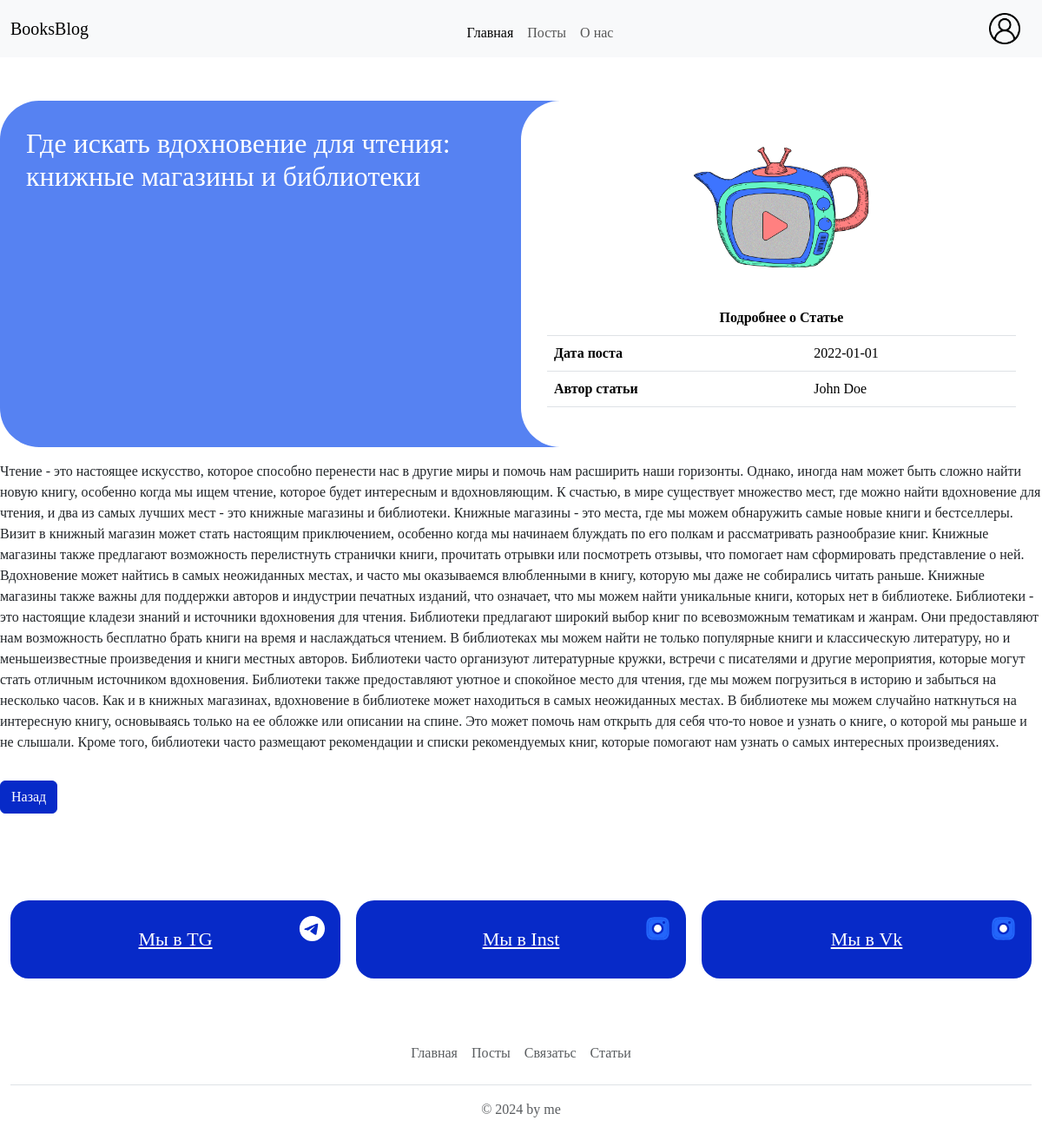
Page /book-blog-practice/article.php?id=1 on the committed database.
### tables this page shows
CREATE TABLE `Article` (
  `Article_ID` int(11) NOT NULL,
  `Title` varchar(155) NOT NULL,
  `Text` varchar(15555) NOT NULL,
  `Date` varchar(155) NOT NULL,
  `img` varchar(155) DEFAULT NULL,
  `User_ID` int(11) NOT NULL,
  `bg` varchar(155) NOT NULL
);

CREATE TABLE `User` (
  `User_ID` int(11) NOT NULL,
  `Name` varchar(155) NOT NULL,
  `Surname` varchar(155) NOT NULL,
  `phoneNumber` varchar(155) NOT NULL,
  `password` varchar(155) NOT NULL,
  `login` varchar(155) NOT NULL,
  `Role_ID` int(11) NOT NULL
);

### book-blog-practice/article.php (the view, shortened to what this page needs)
<!DOCTYPE html>
<html lang="en">
<head>
    <link href="https://cdn.jsdelivr.net/npm/bootstrap@5.3.2/dist/css/bootstrap.min.css" rel="stylesheet">
    <link rel="stylesheet" href="style/index.css">
</head>
<body>
    <nav class="navbar navbar-expand-lg bg-body-tertiary">
        <div class="container">
            <a class="navbar-brand" href="index.php">BooksBlog</a>
            <div class="collapse navbar-collapse" id="navbarSupportedContent">
                <ul class="navbar-nav me-auto mb-2 mb-lg-0">
                    <li class="nav-item">
                        <a class="nav-link active" aria-current="page" href="#">Главная</a>
                    </li>
                    <li class="nav-item">
                        <a class="nav-link" href="#">Посты</a>
                    </li>
                    <li class="nav-item">
                        <a class="nav-link" href="#">О нас</a>
                    </li>
                </ul>
                <form class="d-flex" action="login.php">
                    <button class="btn login" type="">
                        <img src="media/images/user.png" alt="">
                    </button>
                </form>
            </div>
        </div>
    </nav>
    <div class="container fullPost">
    <?php
    $id = $_GET['id'];
    $connection = new mysqli("localhost", "root", "", "Fakhrutdinova_books_block");
    $query = "SELECT Article.*,  User.Name AS UserName, User.Surname AS UserSurname FROM Article LEFT JOIN User ON Article.User_ID = User.User_ID WHERE Article.Article_ID = $id";
    $result = mysqli_query($connection, $query);
    if (mysqli_num_rows($result) > 0) {
        $row = mysqli_fetch_assoc($result);
        echo '
        <div class="">
            <div>
                <div class="d-lg-flex gap-5">
                    ';
        echo '
                    <div class="post-content d-flex flex-column gap-3">
                     <div class="header">
                        <h2>' . $row['Title'] . '</h2>
                        <div class="header-image">
                         <img src="media/images/103.png"></img>
                         <table class="table">
                            <thead>
                            <tr>
                            <th colspan="2" scope="col" style="text-align: center;  ">Подробнее о Статье</th>
                            </tr>
                            </thead>
                            <tbody>
                            <tr>
                                <th scope="row">Дата поста</th>
                                <td>' . $row['Date'] . '</td>
                            </tr>
                            <tr>
                                <th scope="row">Автор статьи</th>
                                <td>' . $row['UserName'] . " " . $row['UserSurname'] . '</td>
                            </tr>
                            </tbody>
                        </table>
                        </div>
                     </div>
                        <p class=" ">' . $row['Text'] . '</p>
                         <a href="index.php" style="width: max-content;" class="btn btn-primary">Назад</a>
                     </div>
                </div>
            </div>
        </div>
        ';
    } else {
        echo "Пост не найден";
    }
    ?>
</div>
<div class="social-media container" id="contact">
            <a href="#" class="telegram social-media__btn">
                Мы в TG
                <img src="media/images/social-media/Telegram.svg" alt="Instagram">
            </a>
            <a href="#" class="instagram social-media__btn">
            Мы в Inst
            <img src="media/images/social-media/Instagram.svg" alt="Instagram">
            </a>
            <a href="#" class="instagram social-media__btn">
            Мы в Vk
                <img src="media/images/social-media/Instagram.svg" alt="Instagram">
            </a>
        </div>
        <div class="container">
  <footer class="py-3 my-4">
    <ul class="nav justify-content-center border-bottom pb-3 mb-3">
      <li class="nav-item"><a class="nav-link px-2 text-muted" aria-current="page" href="#">Главная</a></li>
      <li class="nav-item">  <a class="nav-link px-2 text-muted" href="#">Посты</a></li>
      <li class="nav-item"><a class="nav-link px-2 text-muted" href="#">Связатьс</a></li>
      <li class="nav-item"><a class="nav-link px-2 text-muted" href="#">Статьи</a></li>
     </ul>
    <p class="text-center text-muted">&copy; 2024 by me</p>
  </footer>
</div>
</body>
</html>

### book-blog-practice/style/index.css (style rules this page uses)
:root { --ligth-blue: #5682F2; --blue: #072AC8; --orange: #F35B04; --black: #14151F; --white: #FFF; }
* { font-family: "Stolzl"; }
.btn { background-color: var(--blue); border-color: var(--blue); }
.container { max-width: 1200px; margin: auto; }
.login { height: 50px; }
.login img { height: 100%; }
.post-content { width: 100%; }
.fullPost { padding: 50px 0; }
.navbar-expand-lg .navbar-nav { margin: auto; }
nav .btn { background-color: transparent; border-color: transparent; }
.social-media { display: grid; grid-template-columns: 1fr 1fr 1fr; gap: 18px; margin: 50px auto; }
.social-media__btn { font-size: 22px; color: white; line-height: 0.9; text-align: center; border-radius: 21px; background: var(--blue); padding: 35px 0; position: relative; }
.social-media__btn img { position: absolute; top: 15px; right: 15px; fill: var(--white); color: white; }
.header { background-color: var(--ligth-blue); display: grid; grid-template-columns: 1fr 1fr; border-radius: 45px 0 0 45px; }
.header h2 { color: var(--white); margin: 30px 0 0 30px; }
.header-image { background-color: var(--white); border-radius: 45px 0 0 45px; padding: 30px; display:flex; flex-direction: column; justify-content: right; align-items: center; }
.header-image img { height: 200px; width: 230px; }

### rows in the picture
article: Title "Где искать вдохновение для чтения: книжные магазины и библиотеки", Date "2022-01-01", User_ID.Name "John", User_ID.Surname "Doe", Text "Чтение - это настоящее искусство, которое способно перенести нас в другие миры и помочь нам расширить наши горизонты. Однако, иногда нам может быть сложно найти новую книгу, особенно когда мы ищем чтение, которое будет интересным и вдохновляющим. К счастью, в мире существует множество мест, где можно найти вдохновение для чтения, и два из самых лучших мест - это книжные магазины и библиотеки. Книжные магазины - это места, где мы можем обнаружить самые новые книги и бестселлеры. Визит в книжный магазин может стать настоящим приключением, особенно когда мы начинаем блуждать по его полкам и рассматривать разнообразие книг. Книжные магазины также предлагают возможность перелистнуть странички…"
